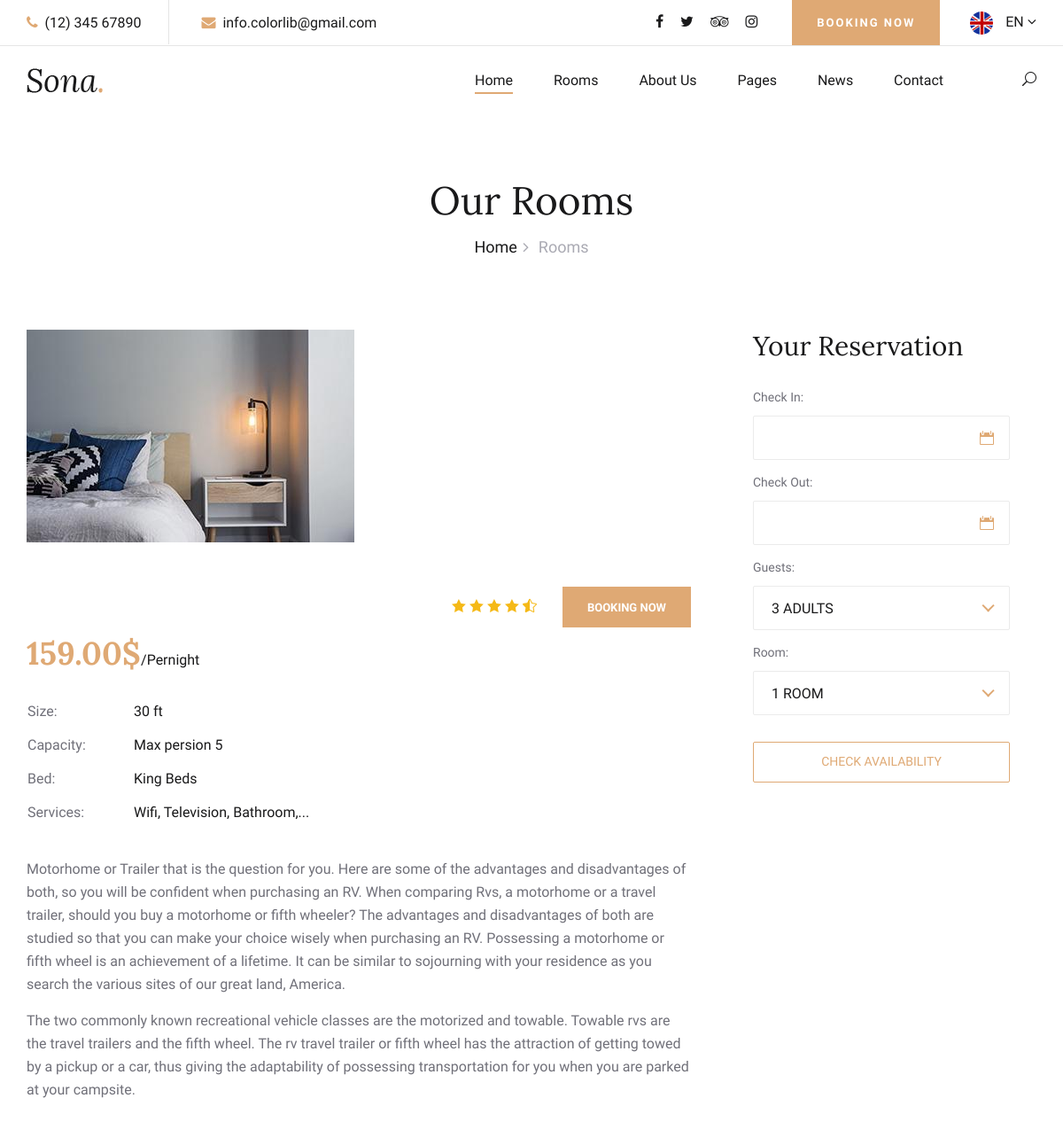
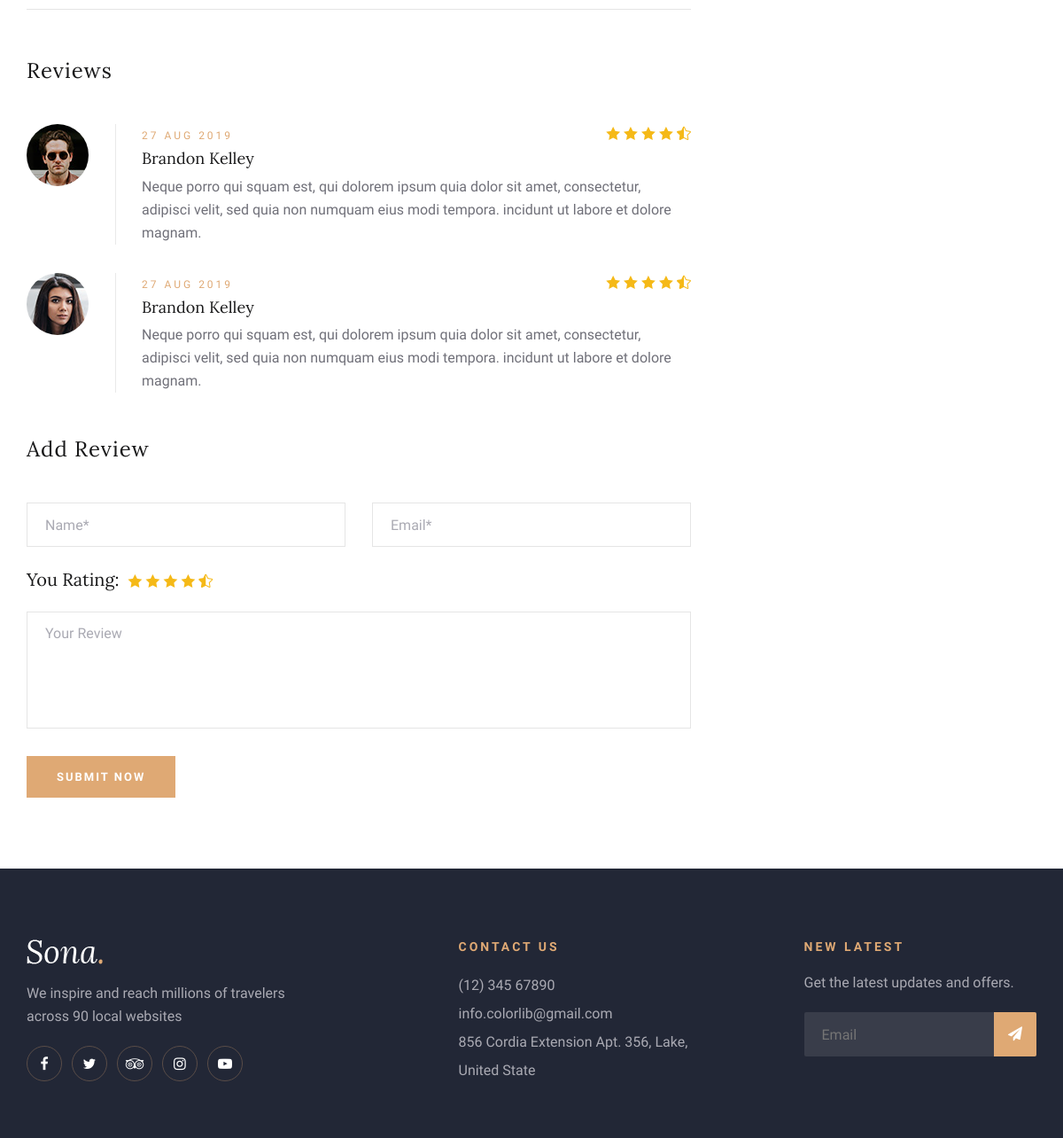
Screenshot of /rooms/deluxe-room/ with the database file from the repository (2 pictures, top to bottom).
### res_system/models.py (models this page shows, shortened)
class Room(models.Model):
    type_choices = (
        ('Pernight', 'Pernight'),
        ('For Week', 'For Week'),
        ('For three days', 'For three days'),
        ('How you want', 'How you want')
    )
    bed_choices = (
        ('King Beds', 'King Beds'),
        ('Special for you', 'Special for you'),
        ('Italian furniture', 'Italian furniture'),
        ('How you want', 'How you want')
    )
    name = models.CharField(max_length=255)
    price = models.DecimalField(max_digits=6, decimal_places=2)
    image = models.ImageField(upload_to='rooms_pics')
    room_type = models.CharField(max_length=200, choices=type_choices)
    bed_type = models.CharField(max_length=200, choices=bed_choices)
    services = models.ManyToManyField(Service, related_name='room')
    content = RichTextField()
    rating_stars = models.ForeignKey(Rating_Star, on_delete=models.SET_NULL, null=True, blank=True)
    size = models.PositiveIntegerField(default=15)
    capacity_persons = models.PositiveIntegerField(default=2)
    date_created = models.DateTimeField(default=timezone.now)
    date_updated = models.DateTimeField(default=timezone.now, null=True)
    slug = models.SlugField(blank=True, null=True)

### res_system/views.py (the view)
# urls.py: path("rooms/<slug:slug>/", views.room_detail, name="room_detail"),
def room_detail(request, slug):
    room = get_object_or_404(Room, slug=slug)
    context = {
        'room': room
    }
    return render(request, 'res_system/room_detail.html', context)

### templates/res_system/room_detail.html (shortened to what this page needs)
{% extends 'base.html' %}
{% block content %}
<div class="breadcrumb-section">
    <div class="container">
        <div class="row">
            <div class="col-lg-12">
                <div class="breadcrumb-text">
                    <h2>Our Rooms</h2>
                    <div class="bt-option">
                        <a href="./home.html">Home</a>
                        <span>Rooms</span>
                    </div>
                </div>
            </div>
        </div>
    </div>
</div>
<section class="room-details-section spad">
    <div class="container">
        <div class="row">
            <div class="col-lg-8">
                <div class="room-details-item">
                    <img src="{{ room.image.url }}" alt="" style="margin-bottom: 50px;">
                    <div class="rd-text">
                        <div class="rd-title">
                            <div class="rdt-right">
                                <div class="rating">
                                    <i class="icon_star"></i>
                                    <i class="icon_star"></i>
                                    <i class="icon_star"></i>
                                    <i class="icon_star"></i>
                                    <i class="icon_star-half_alt"></i>
                                </div>
                                <a href="#">Booking Now</a>
                            </div>
                        </div>
                        <h2>{{ room.price }}$<span>/{{ room.room_type }}</span></h2>
                        <table>
                            <tbody>
                                <tr>
                                    <td class="r-o">Size:</td>
                                    <td>{{ room.size }} ft</td>
                                </tr>
                                <tr>
                                    <td class="r-o">Capacity:</td>
                                    <td>Max persion {{ room.capacity_persons }}</td>
                                </tr>
                                <tr>
                                    <td class="r-o">Bed:</td>
                                    <td>{{ room.bed_type }}</td>
                                </tr>
                                <tr>
                                    <td class="r-o">Services:</td>
                                    <td>Wifi, Television, Bathroom,...</td>
                                </tr>
                            </tbody>
                        </table>
                        <p class="f-para">
                            {{ room.content|safe }}
                        </p>
                    </div>
                </div>
                <div class="rd-reviews">
                    <h4>Reviews</h4>
                    <div class="review-item">
                        <div class="ri-pic">
                            <img src="img/room/avatar/avatar-1.jpg" alt="">
                        </div>
                        <div class="ri-text">
                            <span>27 Aug 2019</span>
                            <div class="rating">
                                <i class="icon_star"></i>
                                <i class="icon_star"></i>
                                <i class="icon_star"></i>
                                <i class="icon_star"></i>
                                <i class="icon_star-half_alt"></i>
                            </div>
                            <h5>Brandon Kelley</h5>
                            <p>Neque porro qui squam est, qui dolorem ipsum quia dolor sit amet, consectetur,
                                adipisci velit, sed quia non numquam eius modi tempora. incidunt ut labore et dolore
                                magnam.</p>
                        </div>
                    </div>
                    <div class="review-item">
                        <div class="ri-pic">
                            <img src="img/room/avatar/avatar-2.jpg" alt="">
                        </div>
                        <div class="ri-text">
                            <span>27 Aug 2019</span>
                            <div class="rating">
                                <i class="icon_star"></i>
                                <i class="icon_star"></i>
                                <i class="icon_star"></i>
                                <i class="icon_star"></i>
                                <i class="icon_star-half_alt"></i>
                            </div>
                            <h5>Brandon Kelley</h5>
                            <p>Neque porro qui squam est, qui dolorem ipsum quia dolor sit amet, consectetur,
                                adipisci velit, sed quia non numquam eius modi tempora. incidunt ut labore et dolore
                                magnam.</p>
                        </div>
                    </div>
                </div>
                <div class="review-add">
                    <h4>Add Review</h4>
                    <form action="#" class="ra-form">
                        <div class="row">
                            <div class="col-lg-6">
                                <input type="text" placeholder="Name*">
                            </div>
                            <div class="col-lg-6">
                                <input type="text" placeholder="Email*">
                            </div>
                            <div class="col-lg-12">
                                <div>
                                    <h5>You Rating:</h5>
                                    <div class="rating">
                                        <i class="icon_star"></i>
                                        <i class="icon_star"></i>
                                        <i class="icon_star"></i>
                                        <i class="icon_star"></i>
                                        <i class="icon_star-half_alt"></i>
                                    </div>
                                </div>
                                <textarea placeholder="Your Review"></textarea>
                                <button type="submit">Submit Now</button>
                            </div>
                        </div>
                    </form>
                </div>
            </div>
            <div class="col-lg-4">
                <div class="room-booking">
                    <h3>Your Reservation</h3>
                    <form action="#">
                        <div class="check-date">
                            <label for="date-in">Check In:</label>
                            <input type="text" class="date-input" id="date-in">
                            <i class="icon_calendar"></i>
                        </div>
                        <div class="check-date">
                            <label for="date-out">Check Out:</label>
                            <input type="text" class="date-input" id="date-out">
                            <i class="icon_calendar"></i>
                        </div>
                        <div class="select-option">
                            <label for="guest">Guests:</label>
                        </div>
                        <div class="select-option">
                            <label for="room">Room:</label>
                        </div>
                        <button type="submit">Check Availability</button>
                    </form>
                </div>
            </div>
        </div>
    </div>
</section>
{% endblock %}

### rows the page displays
Room: image (picture), price "159.00", room_type "Pernight", size "30", capacity_persons "5", bed_type "King Beds", content "Motorhome or Trailer that is the question for you. Here are some of the advantages and disadvantages of both, so you will be confident when purchasing an RV. When comparing Rvs, a motorhome or a travel trailer, should you buy a motorhome or fifth wheeler? The advantages and disadvantages of both are studied so that you can make your choice wisely when purchasing an RV. Possessing a motorhome or fifth wheel is an achievement of a lifetime. It can be similar to sojourning with your residence as you search the various sites of our great land, America. The two commonly known recreational vehicle classes are the motorized and towable. Towable rvs are the travel trailers and the fifth wheel. The…"
